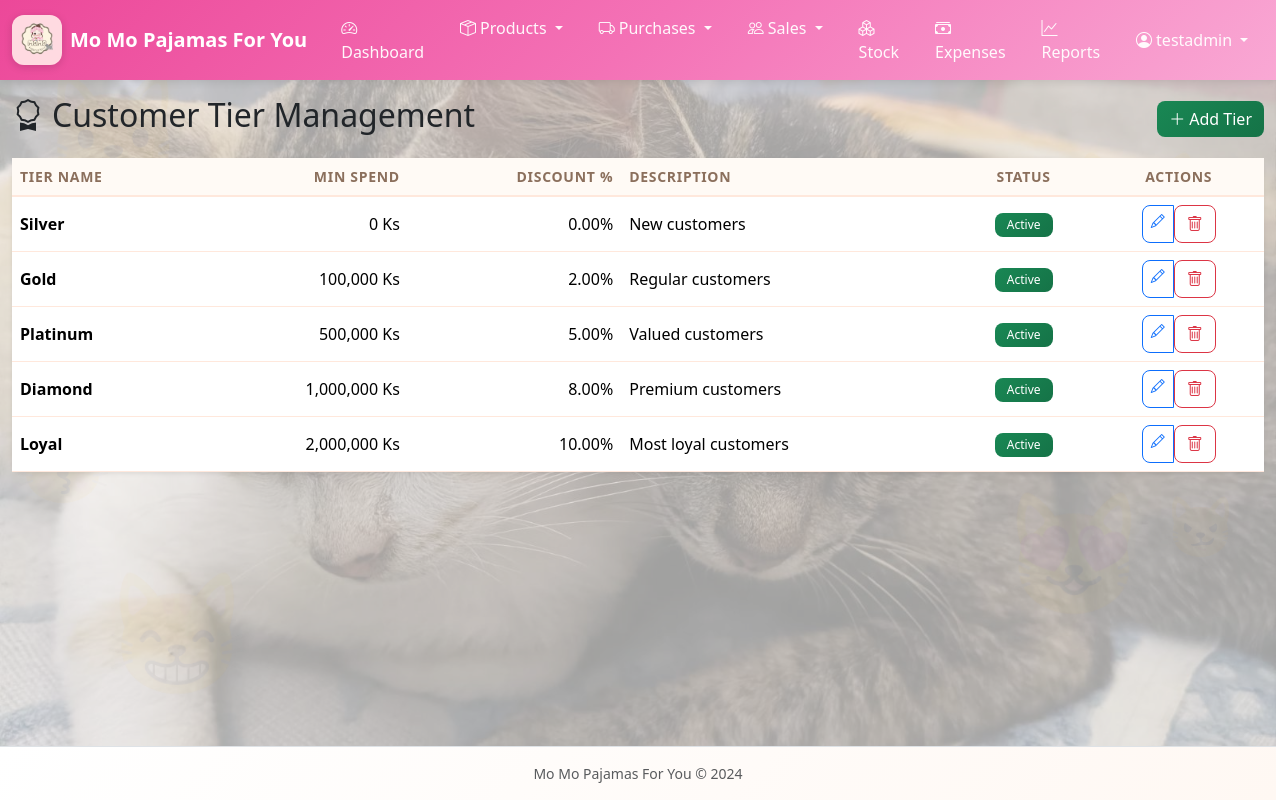
Screenshot of /dashboard/tiers (signed in) with the database file from the repository.
### app/models.py (models this page shows, shortened)
class User(UserMixin, db.Model):
    __tablename__ = 'users'
    id = db.Column(db.Integer, primary_key=True)
    username = db.Column(db.String(50), unique=True, nullable=False)
    email = db.Column(db.String(100), unique=True, nullable=False)
    password_hash = db.Column(db.String(255), nullable=False)
    role = db.Column(db.String(20), nullable=False, default='user')
    is_active = db.Column(db.Boolean, default=True)
    created_at = db.Column(db.DateTime, default=datetime.utcnow)
    def is_admin(self):
        return self.role == 'admin'

class TierConfig(db.Model):
    __tablename__ = 'tier_config'
    id = db.Column(db.Integer, primary_key=True)
    tier_name = db.Column(db.String(20), unique=True, nullable=False)  # Silver, Gold, Platinum, Diamond, Loyal
    min_spend = db.Column(db.Numeric(15, 2), nullable=False, default=0)  # Minimum spend to reach this tier
    discount_percent = db.Column(db.Numeric(5, 2), nullable=False, default=0)  # Discount percentage for this tier
    description = db.Column(db.String(200))
    is_active = db.Column(db.Boolean, default=True)
    created_at = db.Column(db.DateTime, default=datetime.utcnow)
    updated_at = db.Column(db.DateTime, default=datetime.utcnow, onupdate=datetime.utcnow)
    @classmethod
    def initialize_default_tiers(cls):
        if cls.query.count() == 0:
            for tier_data in cls.get_default_tiers():
                tier = cls(**tier_data)
                db.session.add(tier)
            db.session.commit()

### app/dashboard/__init__.py (the view)
@bp.route('/tiers')
@login_required
def tiers():
    if not current_user.is_admin():
        flash('Only administrators can manage tiers.', 'danger')
        return redirect(url_for('dashboard.index'))
    TierConfig.initialize_default_tiers()
    tiers = TierConfig.query.order_by(TierConfig.min_spend).all()
    return render_template('dashboard/tiers.html', tiers=tiers)

### app/__init__.py (called while the page is built)
@login_manager.user_loader
def load_user(user_id):
    return User.query.get(int(user_id))

### app/templates/dashboard/tiers.html (shortened to what this page needs)
{% extends "base.html" %}
{% block content %}
<div class="d-flex justify-content-between align-items-center mb-3">
    <h2><i class="bi bi-award me-2"></i>Customer Tier Management</h2>
    <a href="{{ url_for('dashboard.tier_add') }}" class="btn btn-success">
        <i class="bi bi-plus-lg me-1"></i>Add Tier
    </a>
</div>
<div class="card shadow-sm">
    <div class="card-body p-0">
        <div class="table-responsive">
            <table class="table table-hover mb-0">
                <thead class="table-light">
                    <tr>
                        <th>Tier Name</th>
                        <th class="text-end">Min Spend</th>
                        <th class="text-end">Discount %</th>
                        <th>Description</th>
                        <th class="text-center">Status</th>
                        <th class="text-center">Actions</th>
                    </tr>
                </thead>
                <tbody>
                    {% for tier in tiers %}
                    <tr>
                        <td><strong>{{ tier.tier_name }}</strong></td>
                        <td class="text-end">{{ "{:,.0f}".format(tier.min_spend) }} Ks</td>
                        <td class="text-end">{{ "{:.2f}".format(tier.discount_percent) }}%</td>
                        <td>{{ tier.description or '-' }}</td>
                        <td class="text-center">
                            <span class="badge bg-{{ 'success' if tier.is_active else 'secondary' }}">
                                {{ 'Active' if tier.is_active else 'Inactive' }}
                            </span>
                        </td>
                        <td class="text-center">
                            <div class="btn-group btn-group-sm">
                                <a href="{{ url_for('dashboard.tier_edit', id=tier.id) }}" class="btn btn-outline-primary" title="Edit"><i class="bi bi-pencil"></i></a>
                                {% if current_user.is_admin() %}
                                <form method="POST" action="{{ url_for('dashboard.tier_delete', id=tier.id) }}" class="d-inline" onsubmit="return confirm('Delete this tier?');">
                                    <button type="submit" class="btn btn-outline-danger" title="Delete"><i class="bi bi-trash"></i></button>
                                </form>
                                {% endif %}
                            </div>
                        </td>
                    </tr>
                    {% else %}
                    <tr>
                        <td colspan="6" class="text-center py-4 text-muted">No tiers found.</td>
                    </tr>
                    {% endfor %}
                </tbody>
            </table>
        </div>
    </div>
</div>
{% endblock %}

### app/templates/base.html (shortened to what this page needs)
<!DOCTYPE html>
<html lang="en">
<head>
    <link href="https://cdn.jsdelivr.net/npm/bootstrap@5.3.2/dist/css/bootstrap.min.css" rel="stylesheet">
    <link href="https://cdn.jsdelivr.net/npm/bootstrap-icons@1.11.1/font/bootstrap-icons.css" rel="stylesheet">
    <link href="{{ url_for('static', filename='css/style.css') }}" rel="stylesheet">
</head>
<body>
    <div class="cat-silhouette" aria-hidden="true">🐱</div>
    <div class="cat-silhouette" aria-hidden="true">😺</div>
    <div class="cat-silhouette" aria-hidden="true">😸</div>
    <div class="cat-silhouette" aria-hidden="true">😻</div>
    <div class="cat-silhouette" aria-hidden="true">😽</div>
    <div class="cat-silhouette" aria-hidden="true">😼</div>
    <nav class="navbar navbar-expand-lg navbar-dark navbar-pink sticky-top" role="navigation">
        <div class="container-fluid">
            <a class="navbar-brand fw-bold" href="{{ url_for('dashboard.index') }}">
                <img src="{{ url_for('static', filename='image/logo.png') }}" alt="Mo Mo Pajamas For You" class="navbar-logo me-2" width="50" height="50" style="border-radius: 12px; box-shadow: 0 2px 8px rgba(0,0,0,0.15);">Mo Mo Pajamas For You
            </a>
            <div class="collapse navbar-collapse" id="navbarNav">
                <ul class="navbar-nav me-auto">
                    <li class="nav-item">
                        <a class="nav-link" href="{{ url_for('dashboard.index') }}"><i class="bi bi-speedometer2 me-1"></i>Dashboard</a>
                    </li>
                    <li class="nav-item dropdown">
                        <a class="nav-link dropdown-toggle" href="#" role="button" data-bs-toggle="dropdown" aria-expanded="false">
                            <i class="bi bi-box-seam me-1"></i>Products
                        </a>
                    </li>
                    <li class="nav-item dropdown">
                        <a class="nav-link dropdown-toggle" href="#" role="button" data-bs-toggle="dropdown" aria-expanded="false">
                            <i class="bi bi-truck me-1"></i>Purchases
                        </a>
                    </li>
                    <li class="nav-item dropdown">
                        <a class="nav-link dropdown-toggle" href="#" role="button" data-bs-toggle="dropdown" aria-expanded="false">
                            <i class="bi bi-people me-1"></i>Sales
                        </a>
                    </li>
                    <li class="nav-item">
                        <a class="nav-link" href="{{ url_for('stock.index') }}"><i class="bi bi-boxes me-1"></i>Stock</a>
                    </li>
                    <li class="nav-item">
                        <a class="nav-link" href="{{ url_for('expenses.index') }}"><i class="bi bi-cash-stack me-1"></i>Expenses</a>
                    </li>
                    <li class="nav-item">
                        <a class="nav-link" href="{{ url_for('reports.index') }}"><i class="bi bi-graph-up me-1"></i>Reports</a>
                    </li>
                </ul>
                <ul class="navbar-nav">
                    {% if current_user.is_authenticated %}
                    <li class="nav-item dropdown">
                        <a class="nav-link dropdown-toggle" href="#" role="button" data-bs-toggle="dropdown" aria-expanded="false">
                            <i class="bi bi-person-circle me-1"></i>{{ current_user.username }}
                        </a>
                    </li>
                    {% else %}
                    <li class="nav-item">
                        <a class="nav-link" href="{{ url_for('auth.login') }}"><i class="bi bi-box-arrow-in-right me-1"></i>Login</a>
                    </li>
                    {% endif %}
                </ul>
            </div>
        </div>
    </nav>
    <main class="container-fluid py-3" role="main">
        {% block content %}{% endblock %}
    </main>
    <footer class="footer mt-auto py-3 bg-light border-top">
        <div class="container-fluid text-center text-muted small">
            Mo Mo Pajamas For You &copy; 2024
        </div>
    </footer>
</body>
</html>

### app/static/css/style.css (style rules this page uses)
:root { --bs-primary: #2563eb; --bs-primary-rgb: 37, 99, 235; --cat-primary: #ff9f7f; --cat-secondary: #ffd6a5; --cat-accent: #a8d8ea; }
body { font-family: 'Segoe UI', system-ui, -apple-system, sans-serif; min-height: 100vh; display: flex; flex-direction: column; position: relative; overflow-x: hidden; background-color: transparent; }
body::before { content: ''; position: fixed; top: 0; left: 0; width: 100%; height: 100%; background-image: url('/static/image/in app background.jpg'); background-size: cover; background-position: center; background-repeat: no-repeat; background-attachment: fixed; z-index: -3; pointer-events: none; }
body::after { content: ''; position: fixed; top: 0; left: 0; width: 100%; height: 100%; background: rgba(255, 255, 255, 0.62); z-index: -2; pointer-events: none; }
.cat-silhouette { position: fixed; z-index: -1; pointer-events: none; opacity: 0.04; color: #ff9f7f; font-size: 120px; animation: floatCat 20s ease-in-out infinite; user-select: none; }
.cat-silhouette:nth-child(1) { top: 5%; left: 3%; animation-delay: 0s; animation-duration: 22s; }
.cat-silhouette:nth-child(2) { top: 15%; right: 5%; animation-delay: -5s; animation-duration: 25s; }
.cat-silhouette:nth-child(3) { bottom: 10%; left: 8%; animation-delay: -10s; animation-duration: 28s; }
.cat-silhouette:nth-child(4) { bottom: 20%; right: 10%; animation-delay: -15s; animation-duration: 30s; }
.cat-silhouette:nth-child(5) { top: 50%; left: 1%; animation-delay: -7s; animation-duration: 24s; font-size: 80px; opacity: 0.03; }
.cat-silhouette:nth-child(6) { top: 60%; right: 3%; animation-delay: -12s; animation-duration: 26s; font-size: 60px; opacity: 0.03; }
.card { border: none; border-radius: 0.75rem; box-shadow: 0 1px 3px rgba(0,0,0,0.08); background: rgba(255, 255, 255, 0.80); backdrop-filter: blur(8px); transition: transform 0.3s ease, box-shadow 0.3s ease, background 0.3s ease; }
.btn { border-radius: 0.5rem; font-weight: 500; transition: all 0.2s ease; }
.btn-success { background: linear-gradient(135deg, #198754 0%, #157347 100%); border: none; }
.navbar { box-shadow: 0 2px 8px rgba(0,0,0,0.1); background: linear-gradient(135deg, #ec4899 0%, #f472b6 50%, #f9a8d4 100%) !important; backdrop-filter: blur(10px); }
.navbar-brand { font-size: 1.25rem; font-weight: 700; transition: transform 0.2s ease; display: flex; align-items: center; }
.navbar-logo { transition: transform 0.3s ease, box-shadow 0.3s ease; }
.nav-link i { transition: transform 0.2s ease; }
.navbar-dark .navbar-nav .nav-link { color: rgba(255, 255, 255, 0.95); font-weight: 500; padding: 0.5rem 1rem; border-radius: 0.5rem; transition: all 0.2s ease; margin: 0 0.125rem; }
.dropdown-toggle::after { border-top-color: rgba(255, 255, 255, 0.95); }
.badge { font-weight: 500; padding: 0.375rem 0.75rem; border-radius: 0.5rem; }
.bg-success { background: linear-gradient(135deg, #198754 0%, #157347 100%) !important; }
.table th { font-weight: 600; font-size: 0.875rem; text-transform: uppercase; letter-spacing: 0.05em; color: #8b6f5c; border-bottom: 2px solid #ffe8dc; background: #fffaf5; }
.table td { vertical-align: middle; border-color: #ffe8dc; }
.footer { margin-top: auto; background: linear-gradient(135deg, #fff 0%, #fff8f3 100%); border-top: 1px solid #ffe8dc; }

### rows the page displays
User: username "testadmin"
TierConfig: tier_name "Silver", min_spend "0", discount_percent "0.00", description "New customers", is_active "Active"
TierConfig: tier_name "Gold", min_spend "100,000", discount_percent "2.00", description "Regular customers", is_active "Active"
TierConfig: tier_name "Platinum", min_spend "500,000", discount_percent "5.00", description "Valued customers", is_active "Active"
TierConfig: tier_name "Diamond", min_spend "1,000,000", discount_percent "8.00", description "Premium customers", is_active "Active"
TierConfig: tier_name "Loyal", min_spend "2,000,000", discount_percent "10.00", description "Most loyal customers", is_active "Active"
